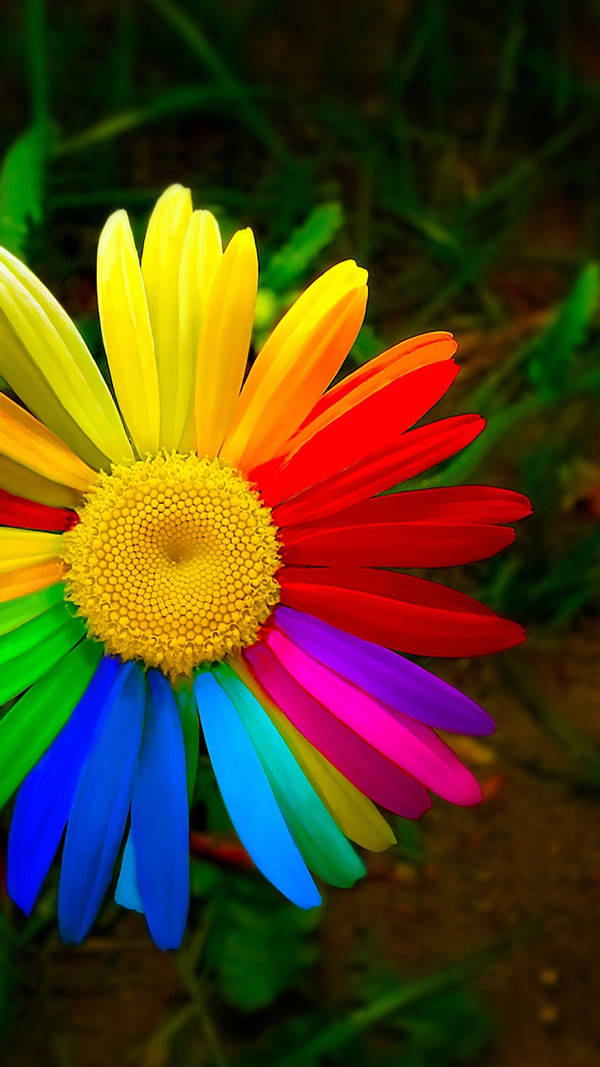
#> input picture color.png, 600 x 1067 px, given in place of the camera
$ python Color-recognition.py
#> lines starting #> are read from the running program, lines starting #| are printed output that depends on the picture; after the words box and inside, x2 and y2 are one past the last pixel; in counts of white or black regions, pixels touching at a corner belong together
import cv2                                                                                     # importing cv2 library from openCv
import numpy as np                                                                             # importing np library from numpy


vid = cv2.VideoCapture(0)                                                                      # VideoCapture() -> It is a function that is used to record real time video from webcam and we place the frame obtained in a variable called vid

while True:                                                                                    # For the implemention of function for the infinite loop.
    ret, frame = vid.read()                                                                    # read() -> It is a function that reads the input which return tuples as output.
#> frame is the input picture: shape (1067, 600, 3); mean B, G, R 27.2, 64.7, 81.5

    hsv = cv2.cvtColor(frame, cv2.COLOR_BGR2HSV)                                               # cvtColor() -> It is a builtin function of openCv which converts input into different format.
#> hsv: shape (1067, 600, 3); mean H, S, V 44.9, 241.7, 111.2
    lower_blue = np.array([90,50,50])                                                          # It is lower bound of required blue color
    upper_blue = np.array([130, 255, 255])                                                     # It is the upper bound of required blue color

    mask = cv2.inRange(hsv, lower_blue, upper_blue)                                            # we created a mask in hsv format with defined color.
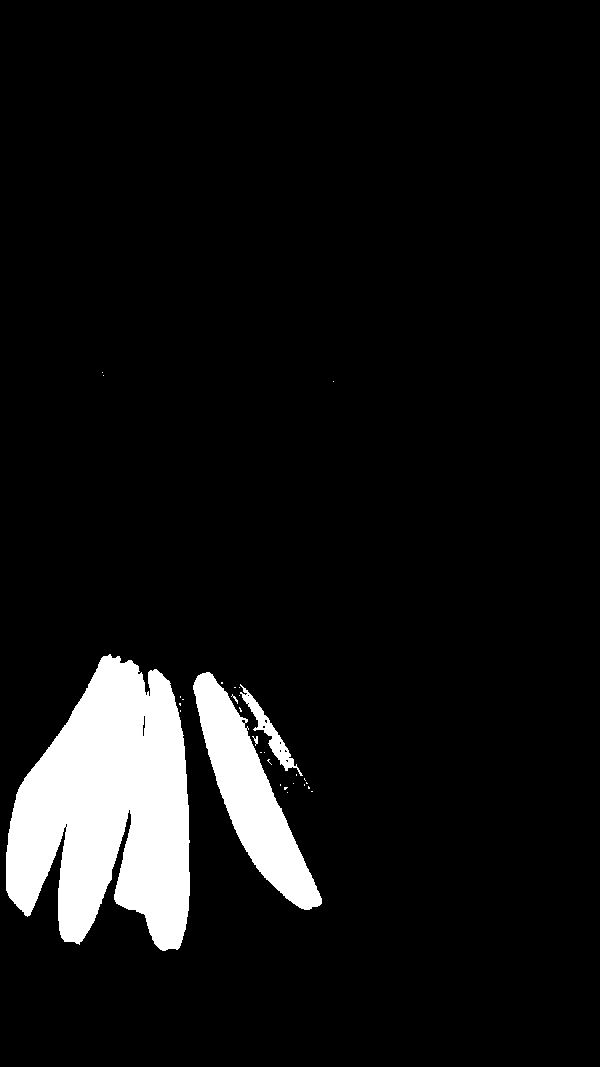
#> mask: shape (1067, 600); 7.6% white; 30 white regions (26 under 20 px), largest, box (x1, y1, x2, y2) and area: (6, 654, 190, 951) 37051, (193, 672, 322, 910) 10694, (240, 684, 303, 776) 1030, (252, 736, 258, 746) 28

    result = cv2.bitwise_and(frame, frame, mask=mask)                                          # it will perform and operator between frame and mask.
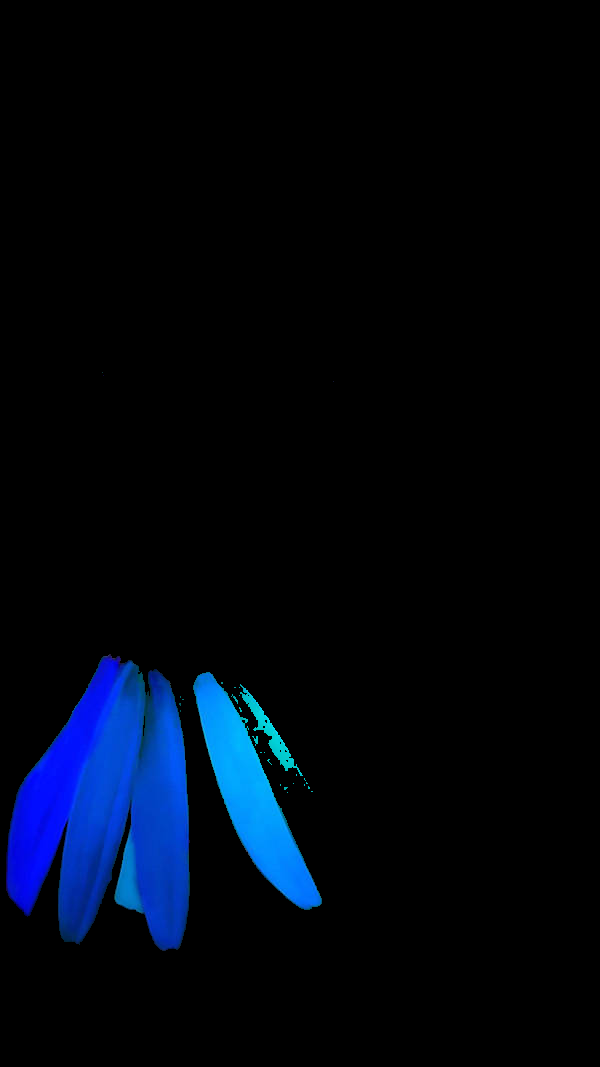
#> result: shape (1067, 600, 3); mean B, G, R 15.9, 5.8, 0.2

    cv2.imshow("Original", frame)                                                              # return the original frame

    cv2.imshow('frame', result)                                                                # return the frame after implementing bitwise operator
    cv2.imshow('mask', mask)                                                                   # return the inRange frame.

    if cv2.waitKey(1) == 13:                                                                   # An interrupt is required to break out the function -> 13 -> ASCII CODE for Enter
#> (key Esc is pressed here)
        break

vid.release()                                                                                  # the camera port got released, no longer in work.
cv2.waitKey(0)                                                                                 # it helps to retrain the output until an interrupt is performed.
cv2.destroyAllWindows()                                                                        # it kills all the window
